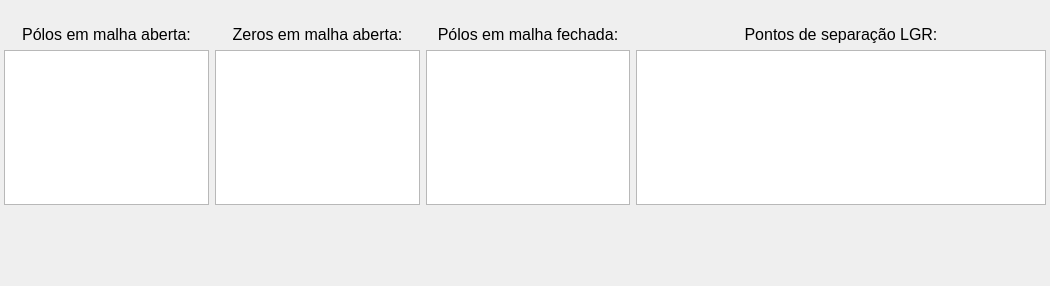
      <widget class="QWidget" name="tabInfo">
       <property name="toolTip">
        <string>Mostra informações sobre o sistema LIT</string>
       </property>
       <attribute name="title">
        <string>SisInfo</string>
       </attribute>
       <layout class="QHBoxLayout" name="horizontalLayout_7" stretch="1,1,1,2">
        <property name="margin">
         <number>4</number>
        </property>
        <item>
         <layout class="QVBoxLayout" name="verticalLayout_OLpoles" stretch="0,4,2">
          <item>
           <widget class="QLabel" name="labelInfoOLpoles">
            <property name="minimumSize">
             <size>
              <width>0</width>
              <height>40</height>
             </size>
            </property>
            <property name="maximumSize">
             <size>
              <width>16777215</width>
              <height>100</height>
             </size>
            </property>
            <property name="font">
             <font>
              <pointsize>12</pointsize>
             </font>
            </property>
            <property name="lineWidth">
             <number>0</number>
            </property>
            <property name="midLineWidth">
             <number>0</number>
            </property>
            <property name="text">
             <string>Pólos em malha aberta:</string>
            </property>
            <property name="alignment">
             <set>Qt::AlignBottom|Qt::AlignHCenter</set>
            </property>
            <property name="wordWrap">
             <bool>true</bool>
            </property>
           </widget>
          </item>
          <item>
           <widget class="QListWidget" name="listWidgetOLpoles">
            <property name="font">
             <font>
              <family>MS Shell Dlg 2</family>
              <pointsize>12</pointsize>
              <weight>75</weight>
              <bold>true</bold>
             </font>
            </property>
           </widget>
          </item>
          <item>
           <spacer name="verticalSpacer_16">
            <property name="orientation">
             <enum>Qt::Vertical</enum>
            </property>
            <property name="sizeHint" stdset="0">
             <size>
              <width>20</width>
              <height>40</height>
             </size>
            </property>
           </spacer>
          </item>
         </layout>
        </item>
        <item>
         <layout class="QVBoxLayout" name="verticalLayout_OLzeros" stretch="0,4,2">
          <item>
           <widget class="QLabel" name="labelInfoOLzeros">
            <property name="minimumSize">
             <size>
              <width>0</width>
              <height>40</height>
             </size>
            </property>
            <property name="maximumSize">
             <size>
              <width>16777215</width>
              <height>100</height>
             </size>
            </property>
            <property name="font">
             <font>
              <pointsize>12</pointsize>
             </font>
            </property>
            <property name="lineWidth">
             <number>0</number>
            </property>
            <property name="midLineWidth">
             <number>0</number>
            </property>
            <property name="text">
             <string>Zeros em malha aberta:</string>
            </property>
            <property name="alignment">
             <set>Qt::AlignBottom|Qt::AlignHCenter</set>
            </property>
            <property name="wordWrap">
             <bool>true</bool>
            </property>
           </widget>
          </item>
          <item>
           <widget class="QListWidget" name="listWidgetOLzeros">
            <property name="font">
             <font>
              <family>MS Shell Dlg 2</family>
              <pointsize>12</pointsize>
              <weight>75</weight>
              <bold>true</bold>
             </font>
            </property>
           </widget>
          </item>
          <item>
           <spacer name="verticalSpacer_17">
            <property name="orientation">
             <enum>Qt::Vertical</enum>
            </property>
            <property name="sizeHint" stdset="0">
             <size>
              <width>20</width>
              <height>40</height>
             </size>
            </property>
           </spacer>
          </item>
         </layout>
        </item>
        <item>
         <layout class="QVBoxLayout" name="verticalLayout_CLpoles" stretch="0,4,2">
          <item>
           <widget class="QLabel" name="labelInfoCLpoles">
            <property name="minimumSize">
             <size>
              <width>0</width>
              <height>40</height>
             </size>
            </property>
            <property name="maximumSize">
             <size>
              <width>16777215</width>
              <height>100</height>
             </size>
            </property>
            <property name="font">
             <font>
              <pointsize>12</pointsize>
             </font>
            </property>
            <property name="lineWidth">
             <number>0</number>
            </property>
            <property name="midLineWidth">
             <number>0</number>
            </property>
            <property name="text">
             <string>Pólos em malha fechada:</string>
            </property>
            <property name="alignment">
             <set>Qt::AlignBottom|Qt::AlignHCenter</set>
            </property>
            <property name="wordWrap">
             <bool>true</bool>
            </property>
           </widget>
          </item>
          <item>
           <widget class="QListWidget" name="listWidgetCLpoles">
            <property name="font">
             <font>
              <family>MS Shell Dlg 2</family>
              <pointsize>12</pointsize>
              <weight>75</weight>
              <bold>true</bold>
             </font>
            </property>
            <property name="autoFillBackground">
             <bool>false</bool>
            </property>
           </widget>
          </item>
          <item>
           <spacer name="verticalSpacer_18">
            <property name="orientation">
             <enum>Qt::Vertical</enum>
            </property>
            <property name="sizeHint" stdset="0">
             <size>
              <width>20</width>
              <height>40</height>
             </size>
            </property>
           </spacer>
          </item>
         </layout>
        </item>
        <item>
         <layout class="QVBoxLayout" name="verticalLayout_Sep" stretch="0,4,2">
          <item>
           <widget class="QLabel" name="labelInfoRLpoints">
            <property name="minimumSize">
             <size>
              <width>0</width>
              <height>40</height>
             </size>
            </property>
            <property name="maximumSize">
             <size>
              <width>16777215</width>
              <height>100</height>
             </size>
            </property>
            <property name="font">
             <font>
              <pointsize>12</pointsize>
             </font>
            </property>
            <property name="lineWidth">
             <number>0</number>
            </property>
            <property name="midLineWidth">
             <number>0</number>
            </property>
            <property name="text">
             <string>Pontos de separação LGR:</string>
            </property>
            <property name="alignment">
             <set>Qt::AlignBottom|Qt::AlignHCenter</set>
            </property>
            <property name="wordWrap">
             <bool>true</bool>
            </property>
           </widget>
          </item>
          <item>
           <widget class="QListWidget" name="listWidgetRLpoints">
            <property name="font">
             <font>
              <family>MS Shell Dlg 2</family>
              <pointsize>12</pointsize>
              <weight>75</weight>
              <bold>true</bold>
             </font>
            </property>
           </widget>
          </item>
          <item>
           <spacer name="verticalSpacer_19">
            <property name="orientation">
             <enum>Qt::Vertical</enum>
            </property>
            <property name="sizeHint" stdset="0">
             <size>
              <width>20</width>
              <height>40</height>
             </size>
            </property>
           </spacer>
          </item>
         </layout>
        </item>
       </layout>
      </widget>
